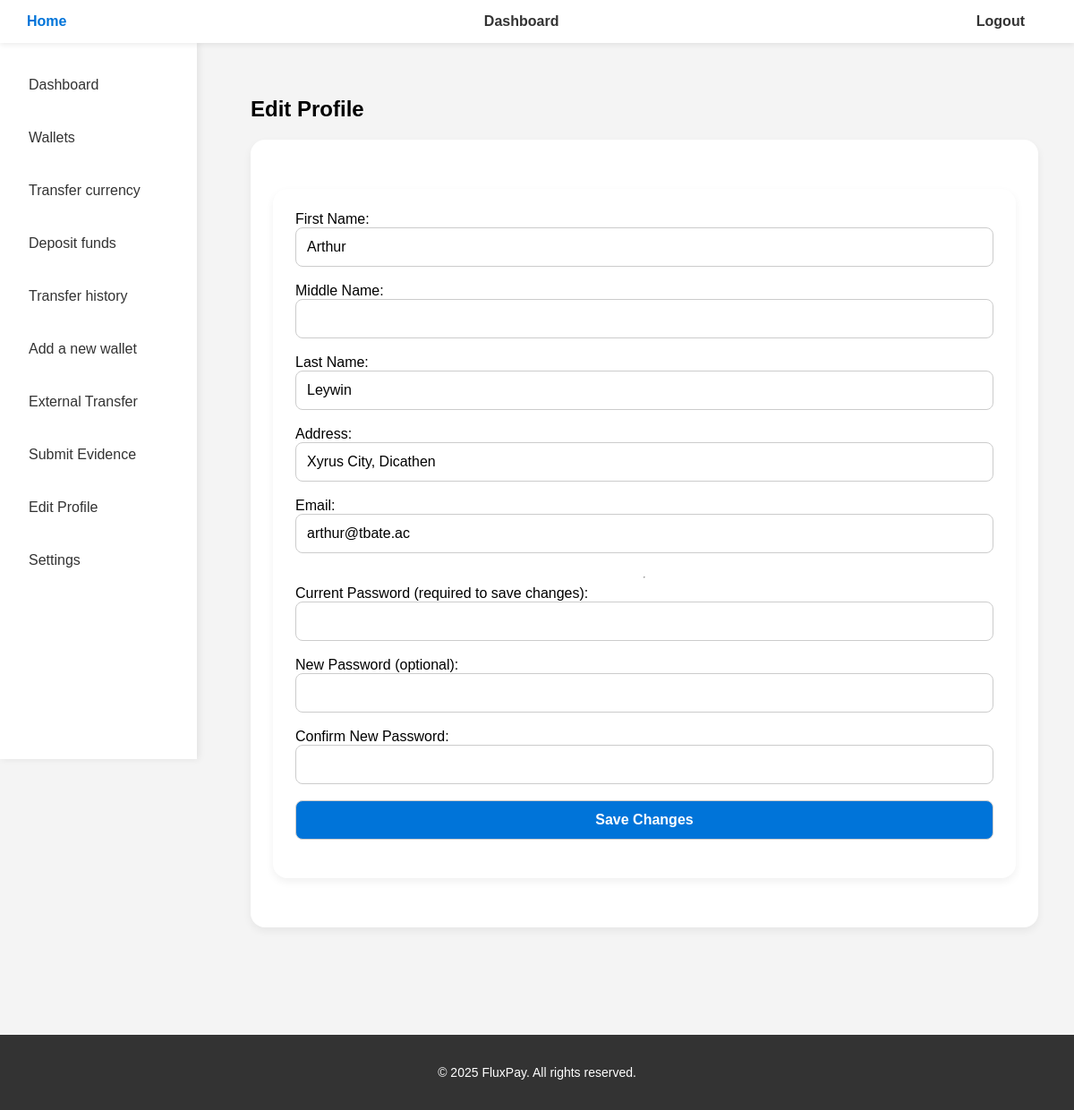
The app's page /php/edit_profile.php (signed in) with its own data.
### tables this page shows
CREATE TABLE User (
    userID INTEGER PRIMARY KEY AUTOINCREMENT,
    firstName CHAR(100) NOT NULL,
    middleName CHAR(100),
    lastName CHAR(100) NOT NULL,
    address VARCHAR(100) NOT NULL,
    userStatus VARCHAR(50) NOT NULL,
    verificationStatus VARCHAR(50) NOT NULL,
    email CHAR(100) NOT NULL UNIQUE,
    password VARCHAR(100) NOT NULL
);

### php/edit_profile.php (the view, shortened to what this page needs)
<?php
include "../components/config.php";
$userID = $_SESSION['user_id'];
$query = "SELECT firstName, middleName, lastName, address, email, password FROM User WHERE userID = :userID";
$stmt = $pdo->prepare($query);
$stmt->execute(['userID' => $userID]);
$user = $stmt->fetch(PDO::FETCH_ASSOC);
?>
<!DOCTYPE html>
<html lang="en">
<head>
    <link rel="stylesheet" href="../css/styles.css">
</head>
<body>
<?php include "../components/header.php"; ?>
<div class="dashboard-container">
    <?php include "../components/sidebar_user.php"; ?>
    <div class="main-content">
        <h2>Edit Profile</h2>
        <div class="card">
            <form method="POST" action="">
                <label>First Name:</label>
                <input type="text" name="firstName" value="<?php echo htmlspecialchars($user['firstName']); ?>" required>
                <label>Middle Name:</label>
                <input type="text" name="middleName" value="<?php echo htmlspecialchars($user['middleName']); ?>">
                <label>Last Name:</label>
                <input type="text" name="lastName" value="<?php echo htmlspecialchars($user['lastName']); ?>" required>
                <label>Address:</label>
                <input type="text" name="address" value="<?php echo htmlspecialchars($user['address']); ?>" required>
                <label>Email:</label>
                <input type="email" name="email" value="<?php echo htmlspecialchars($user['email']); ?>" required>
                <hr>
                <label>Current Password (required to save changes):</label>
                <input type="password" name="currentPassword" required>
                <label>New Password (optional):</label>
                <input type="password" name="newPassword">
                <label>Confirm New Password:</label>
                <input type="password" name="confirmPassword">
                <button type="submit">Save Changes</button>
            </form>
        </div>
    </div>
</div>
<?php include "../components/footer.php"; ?>
</body>
</html>

### css/styles.css (style rules this page uses)
body, html { margin: 0; padding: 0; font-family: 'Arial', sans-serif; background-color: #f4f4f4; }
*, *::before, *::after { box-sizing: border-box; transition: all 0.3s ease; }
.dashboard-container { display: flex; min-height: 100vh; }
.main-content { margin-left: 240px; padding: 40px; width: calc(100% - 240px); }
.card { background-color: white; padding: 25px; margin-bottom: 30px; border-radius: 16px; box-shadow: 0 4px 10px rgba(0,0,0,0.06); transition: transform 0.2s ease; }
form { background-color: white; padding: 25px; margin: 30px 0; border-radius: 16px; box-shadow: 0 4px 10px rgba(0,0,0,0.06); display: flex; flex-direction: column; }
form input, form select, form textarea, form button { margin-bottom: 18px; padding: 12px; font-size: 16px; border: 1px solid #ccc; border-radius: 8px; }
form button { background-color: #0074D9; color: white; font-weight: bold; cursor: pointer; font-size: 16px; }

### records on screen
user: firstName "Arthur", lastName "Leywin", address "Xyrus City, Dicathen", email "arthur@tbate.ac"
